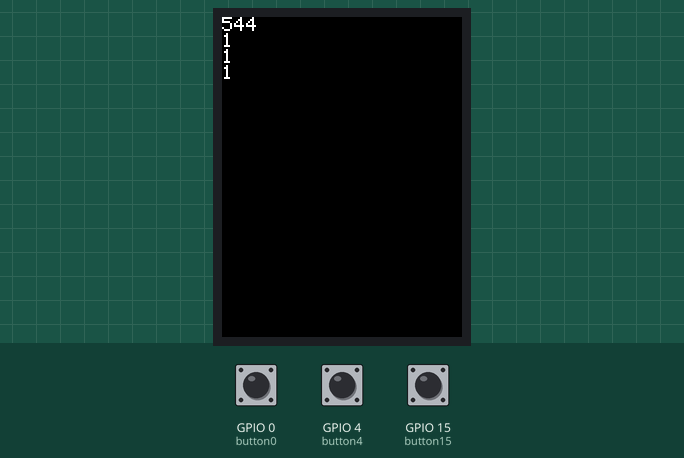
Recording of a sketch running on a simulated ESP32. Shown: 320×240 colour display. Inputs (shaded band) come from the test bench; at power-on: GPIO 0 (button0) HIGH, GPIO 4 (button4) HIGH, GPIO 15 (button15) HIGH. Random numbers use the default seed unless the sketch sets one.

Above: at 1.4 s.
1.5 s: GPIO 0 (button0) pulled LOW for 3.2 s
At 2.3 s:
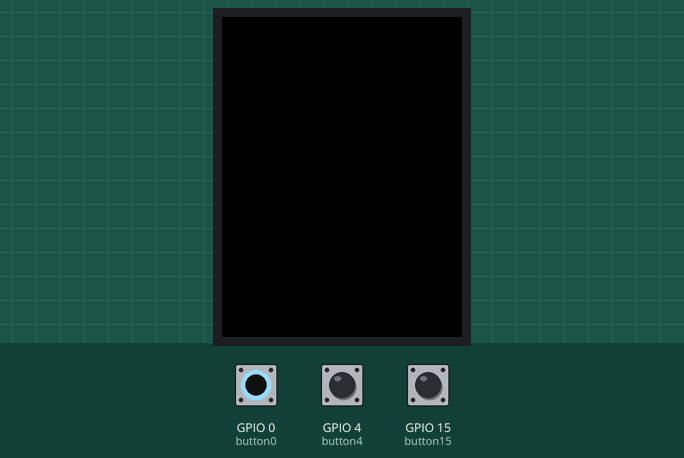
6.3 s: GPIO 4 (button4) pulled LOW for 0.15 s
At 6.63 s:
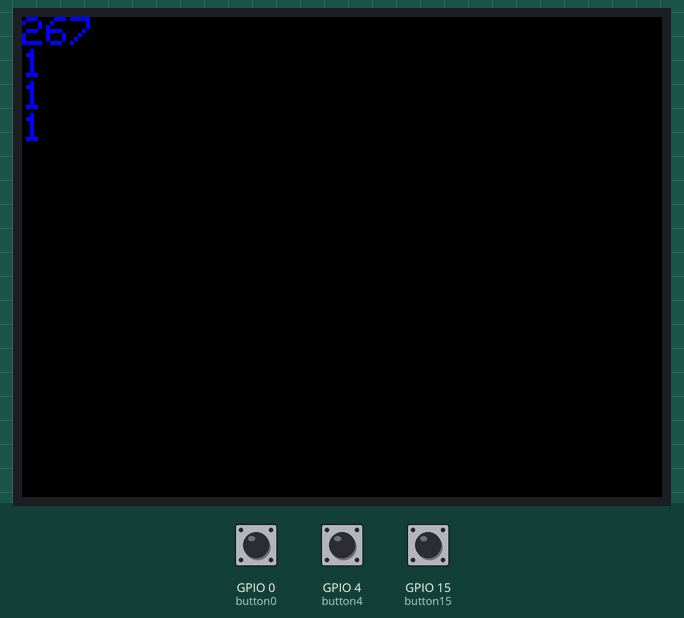
8.0 s: GPIO 15 (button15) pulled LOW for 0.15 s
At 8.38 s:
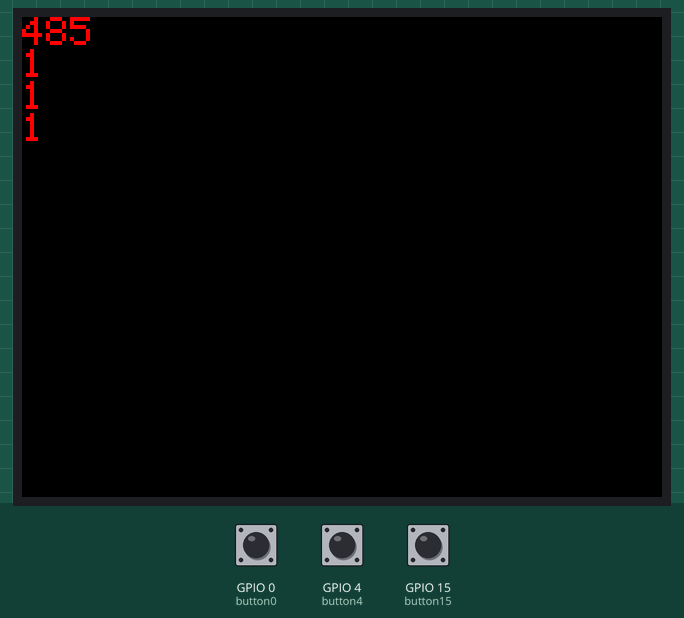
9.6 s: GPIO 0 (button0) pulled LOW for 0.15 s
At 9.98 s:
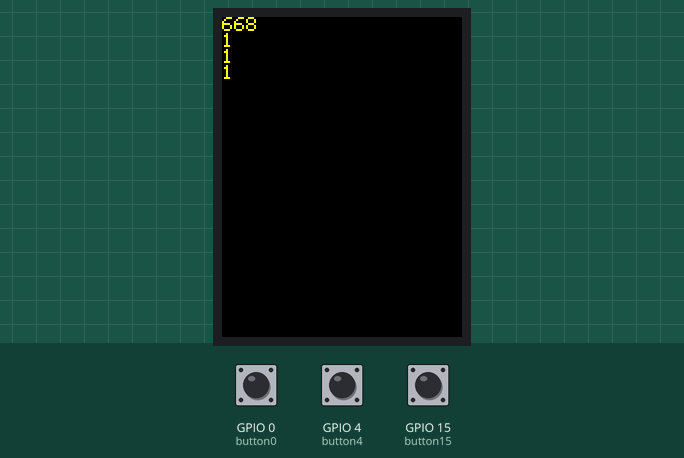
11.4 s: GPIO 4 (button4) pulled LOW for 1 s
At 12.3 s:
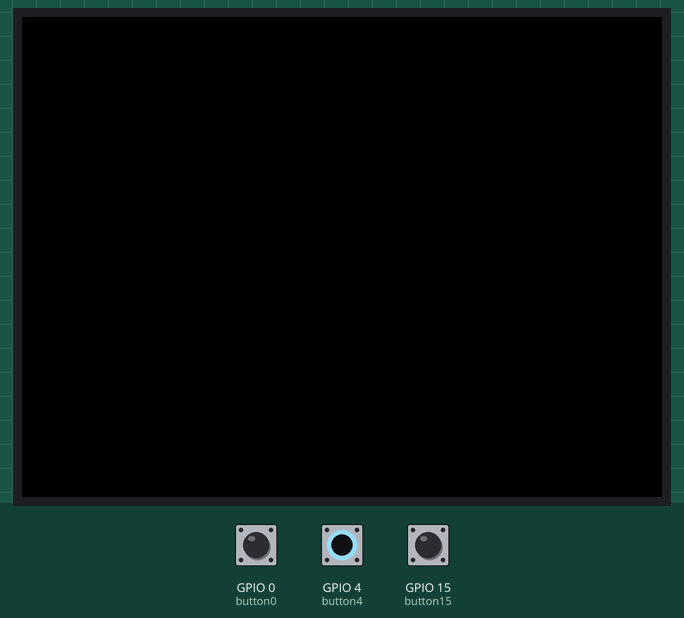
14.0 s: GPIO 15 (button15) pulled LOW for 1 s
At 15.09 s:
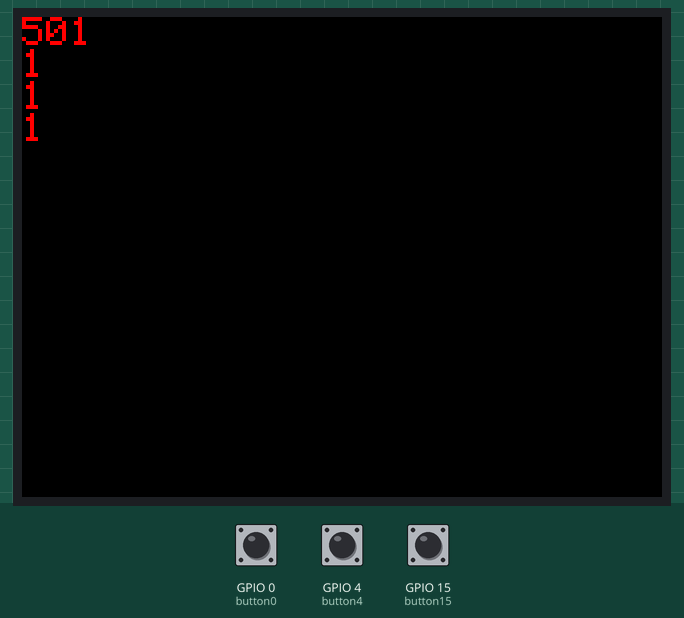

The sketch:

2.4_random_data_ESP32.ino
```cpp
#include "Adafruit_GFX.h"
#include "Adafruit_ILI9341.h"

#define TFT_CS 14  //for D32 Pro
#define TFT_DC 27  //for D32 Pro
#define TFT_RST 33 //for D32 Pro

Adafruit_ILI9341 tft = Adafruit_ILI9341(TFT_CS, TFT_DC, TFT_RST);

const int button15 = 15;
const int button0 = 0;
const int button4 = 4;

int button15State , button0State , button4State , number = 0;

void setup()
{
  tft.begin();
  tft.setRotation(0);
  tft.setTextSize(2);
  tft.fillScreen(ILI9341_BLACK);
  tft.setTextColor(ILI9341_WHITE, ILI9341_BLACK);
}

void loop()
{
  tft.setCursor(0, 0);
  number = random(1000);
  delay(150);
  tft.print(number);
  tft.println("");

  button15State = digitalRead(button15);
  button0State = digitalRead(button0);
  button4State = digitalRead(button4);

  tft.println(button15State);
  tft.println(button0State);
  tft.println(button4State);

  if (button15State == LOW)
  {
    tft.fillScreen(ILI9341_BLACK);
    tft.setRotation(1);
    tft.setTextColor(ILI9341_RED, ILI9341_BLACK);
  }
  if (button0State  == LOW)
  {
    tft.fillScreen(ILI9341_BLACK);
    tft.setRotation(2);
    tft.setTextColor(ILI9341_YELLOW, ILI9341_BLACK);
  }
  if (button4State  == LOW)
  {
    tft.fillScreen(ILI9341_BLACK);
    tft.setRotation(3);
    tft.setTextColor(ILI9341_BLUE, ILI9341_BLACK);
  }
  // else tft.setTextColor(ILI9341_WHITE, ILI9341_BLACK);
}
```
